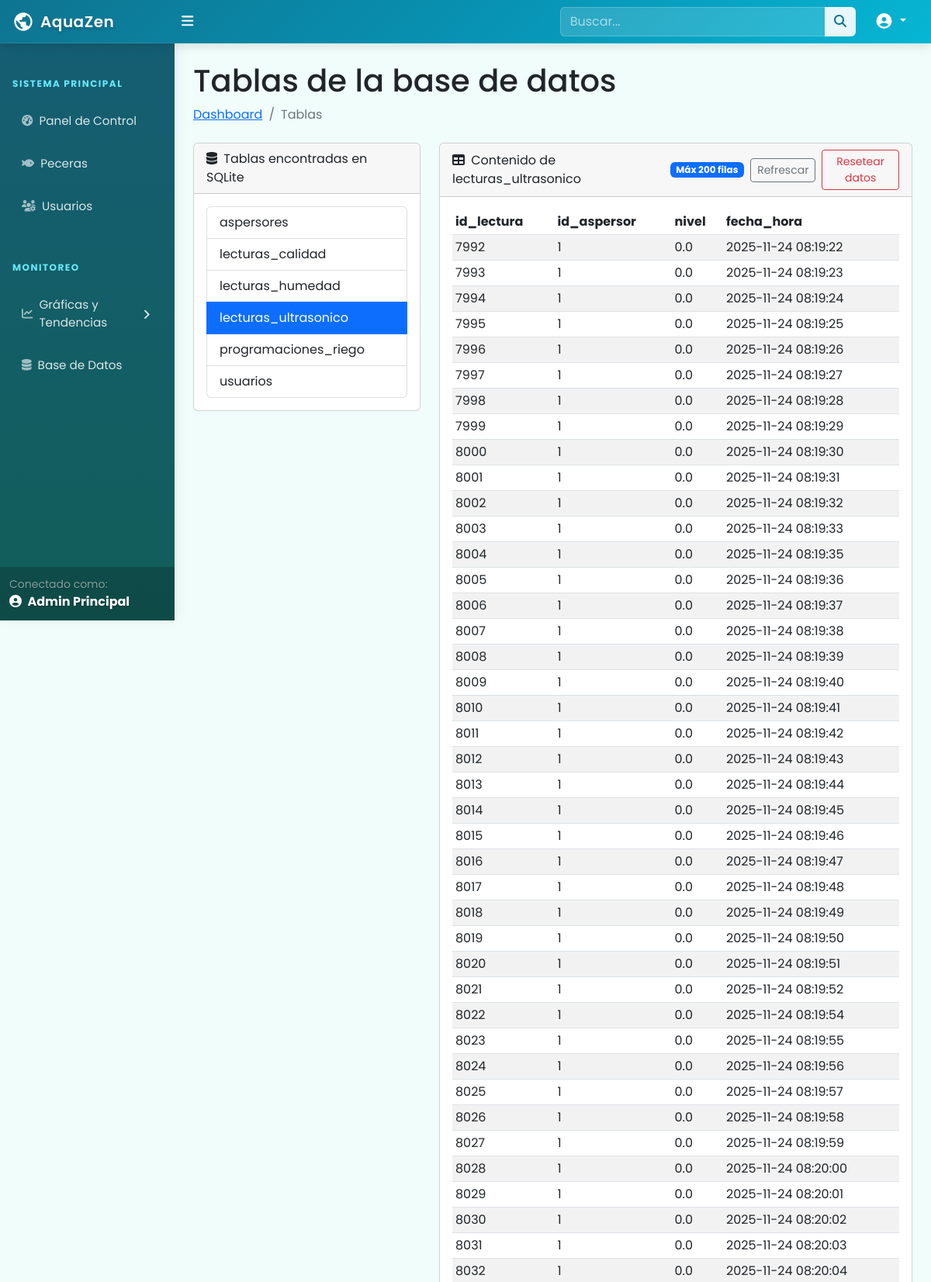
The page /tables?table=lecturas_ultrasonico (signed in, upper part) on the database its author committed.
### tables this page shows
CREATE TABLE lecturas_ultrasonico (
                id_lectura INTEGER PRIMARY KEY AUTOINCREMENT,
                id_aspersor INTEGER NOT NULL,
                nivel REAL,
                fecha_hora DATETIME DEFAULT CURRENT_TIMESTAMP,
                FOREIGN KEY (id_aspersor) REFERENCES aspersores(id_aspersor) ON DELETE CASCADE
            );

### app.py (the view)
@app.route('/tables')
def tables():
    if 'id_usuario' not in session or session.get('tipo_usuario') != 'admin':
        flash('Acceso restringido a administradores.', 'error')
        return redirect(url_for('dashboard'))
    connection = get_db_connection()
    tablas = []
    selected_table = request.args.get('table')
    columnas = []
    filas = []
    if connection:
        cursor = connection.cursor()
        cursor.execute("""
            SELECT name
            FROM sqlite_master
            WHERE type='table' AND name NOT LIKE 'sqlite_%'
            ORDER BY name
        """)
        tablas = [row['name'] for row in cursor.fetchall()]
        if selected_table in tablas:
            try:
                cursor.execute(f"PRAGMA table_info({selected_table})")
                columnas = [row['name'] for row in cursor.fetchall()]
                cursor.execute(f"SELECT * FROM {selected_table} LIMIT 200")
                filas = cursor.fetchall()
            except Exception as e:
                print(f"Error al consultar tabla {selected_table}: {e}")
        cursor.close()
        connection.close()
    return render_template('tables.html',
                           tablas=tablas,
                           selected_table=selected_table if selected_table in tablas else None,
                           columnas=columnas,
                           filas=filas)

### app.py (called while the page is built)
@app.context_processor
def inject_user_context():
    return {
        'tipo_usuario': session.get('tipo_usuario'),
        'nombre_usuario': session.get('nombre_usuario'),
        'camera_default_url': CAMERA_DEFAULT_URL
    }

def get_db_connection():
    try:
        connection = sqlite3.connect(DATABASE)
        connection.row_factory = sqlite3.Row  # Para acceder a columnas por nombre
        return connection
    except Exception as e:
        print(f"Error al conectar a la base de datos: {e}")
        return None

### templates/tables.html (shortened to what this page needs)
{% extends "base2.html" %}
{% block content %}
<div class="container-fluid px-4">
    <h1 class="mt-4">Tablas de la base de datos</h1>
    <ol class="breadcrumb mb-4">
        <li class="breadcrumb-item"><a href="{{ url_for('index') }}">Dashboard</a></li>
        <li class="breadcrumb-item active">Tablas</li>
    </ol>
    <div class="row">
        <div class="col-lg-4">
            <div class="card mb-4">
                <div class="card-header">
                    <i class="fas fa-database me-1"></i>
                    Tablas encontradas en SQLite
                </div>
                <div class="card-body">
                    {% if tablas %}
                    <div class="list-group">
                        {% for t in tablas %}
                        <a class="list-group-item list-group-item-action {% if selected_table == t %}active{% endif %}"
                           href="{{ url_for('tables', table=t) }}">
                            {{ t }}
                        </a>
                        {% endfor %}
                    </div>
                    {% else %}
                    <p class="mb-0">No se encontraron tablas.</p>
                    {% endif %}
                </div>
            </div>
        </div>
        <div class="col-lg-8">
            <div class="card mb-4">
                <div class="card-header d-flex justify-content-between align-items-center">
                    <span>
                        <i class="fas fa-table me-1"></i>
                        {% if selected_table %}Contenido de {{ selected_table }}{% else %}Selecciona una tabla{% endif %}
                    </span>
                    {% if selected_table %}
                    <div class="d-flex align-items-center gap-2">
                        <span class="badge bg-primary">Máx 200 filas</span>
                        <a class="btn btn-sm btn-outline-secondary" href="{{ url_for('tables', table=selected_table) }}">Refrescar</a>
                        {% if selected_table in ['datos_sensores','lecturas_humedad','lecturas_ultrasonico','lecturas_calidad'] %}
                        <form method="post" action="
                            {% if selected_table == 'datos_sensores' %}
                                {{ url_for('reset_datos_sensores') }}
                            {% else %}
                                {{ url_for('reset_lecturas', sensor_table=selected_table) }}
                            {% endif %}
                        " onsubmit="return confirm('¿Eliminar todos los registros de {{ selected_table }}?');">
                            <button type="submit" class="btn btn-sm btn-outline-danger">Resetear datos</button>
                        </form>
                        {% endif %}
                    </div>
                    {% endif %}
                </div>
                <div class="card-body">
                    {% if selected_table %}
                        {% if filas %}
                        <div class="table-responsive">
                            <table class="table table-striped table-sm align-middle">
                                <thead>
                                    <tr>
                                        {% for col in columnas %}
                                        <th>{{ col }}</th>
                                        {% endfor %}
                                    </tr>
                                </thead>
                                <tbody>
                                    {% for row in filas %}
                                    <tr>
                                        {% for col in columnas %}
                                        <td>{{ row[col] }}</td>
                                        {% endfor %}
                                    </tr>
                                    {% endfor %}
                                </tbody>
                            </table>
                        </div>
                        {% else %}
                        <p class="mb-0">La tabla está vacía.</p>
                        {% endif %}
                    {% else %}
                        <p class="mb-0">Selecciona una tabla de la lista para ver sus registros.</p>
                    {% endif %}
                </div>
            </div>
        </div>
    </div>
</div>
{% endblock %}

### static/css/aquazen-theme.css (style rules this page uses)
:root { --ocean-deep: #0c4a6e; --ocean-primary: #0e7490; --ocean-secondary: #0891b2; --ocean-light: #06b6d4; --ocean-bright: #67e8f9; --ocean-mist: #cffafe; --ocean-foam: #f0fdfa; --ocean-success: #10b981; --ocean-warning: #fbbf24; --ocean-danger: #ef4444; --ocean-text-dark: #164e63; --ocean-text-light: #0891b2; }

### templates/base2.html (style rules this page uses)
body { font-family: 'Poppins', sans-serif; background-color: #f0fdfa; }

### rows shown on the page
lecturas_ultrasonico: id_lectura "7992" "1" "0.0" "2025-11-24 08:19:22"
lecturas_ultrasonico: id_lectura "7993" "1" "0.0" "2025-11-24 08:19:23"
lecturas_ultrasonico: id_lectura "7994" "1" "0.0" "2025-11-24 08:19:24"
lecturas_ultrasonico: id_lectura "7995" "1" "0.0" "2025-11-24 08:19:25"
lecturas_ultrasonico: id_lectura "7996" "1" "0.0" "2025-11-24 08:19:26"
lecturas_ultrasonico: id_lectura "7997" "1" "0.0" "2025-11-24 08:19:27"
lecturas_ultrasonico: id_lectura "7998" "1" "0.0" "2025-11-24 08:19:28"
lecturas_ultrasonico: id_lectura "7999" "1" "0.0" "2025-11-24 08:19:29"
lecturas_ultrasonico: id_lectura "8000" "1" "0.0" "2025-11-24 08:19:30"
lecturas_ultrasonico: id_lectura "8001" "1" "0.0" "2025-11-24 08:19:31"
lecturas_ultrasonico: id_lectura "8002" "1" "0.0" "2025-11-24 08:19:32"
lecturas_ultrasonico: id_lectura "8003" "1" "0.0" "2025-11-24 08:19:33"
lecturas_ultrasonico: id_lectura "8004" "1" "0.0" "2025-11-24 08:19:35"
lecturas_ultrasonico: id_lectura "8005" "1" "0.0" "2025-11-24 08:19:36"
lecturas_ultrasonico: id_lectura "8006" "1" "0.0" "2025-11-24 08:19:37"
lecturas_ultrasonico: id_lectura "8007" "1" "0.0" "2025-11-24 08:19:38"
lecturas_ultrasonico: id_lectura "8008" "1" "0.0" "2025-11-24 08:19:39"
lecturas_ultrasonico: id_lectura "8009" "1" "0.0" "2025-11-24 08:19:40"
lecturas_ultrasonico: id_lectura "8010" "1" "0.0" "2025-11-24 08:19:41"
lecturas_ultrasonico: id_lectura "8011" "1" "0.0" "2025-11-24 08:19:42"
lecturas_ultrasonico: id_lectura "8012" "1" "0.0" "2025-11-24 08:19:43"
lecturas_ultrasonico: id_lectura "8013" "1" "0.0" "2025-11-24 08:19:44"
lecturas_ultrasonico: id_lectura "8014" "1" "0.0" "2025-11-24 08:19:45"
lecturas_ultrasonico: id_lectura "8015" "1" "0.0" "2025-11-24 08:19:46"
lecturas_ultrasonico: id_lectura "8016" "1" "0.0" "2025-11-24 08:19:47"
lecturas_ultrasonico: id_lectura "8017" "1" "0.0" "2025-11-24 08:19:48"
lecturas_ultrasonico: id_lectura "8018" "1" "0.0" "2025-11-24 08:19:49"
lecturas_ultrasonico: id_lectura "8019" "1" "0.0" "2025-11-24 08:19:50"
lecturas_ultrasonico: id_lectura "8020" "1" "0.0" "2025-11-24 08:19:51"
lecturas_ultrasonico: id_lectura "8021" "1" "0.0" "2025-11-24 08:19:52"
lecturas_ultrasonico: id_lectura "8022" "1" "0.0" "2025-11-24 08:19:54"
lecturas_ultrasonico: id_lectura "8023" "1" "0.0" "2025-11-24 08:19:55"
lecturas_ultrasonico: id_lectura "8024" "1" "0.0" "2025-11-24 08:19:56"
lecturas_ultrasonico: id_lectura "8025" "1" "0.0" "2025-11-24 08:19:57"
lecturas_ultrasonico: id_lectura "8026" "1" "0.0" "2025-11-24 08:19:58"
lecturas_ultrasonico: id_lectura "8027" "1" "0.0" "2025-11-24 08:19:59"
lecturas_ultrasonico: id_lectura "8028" "1" "0.0" "2025-11-24 08:20:00"
lecturas_ultrasonico: id_lectura "8029" "1" "0.0" "2025-11-24 08:20:01"
lecturas_ultrasonico: id_lectura "8030" "1" "0.0" "2025-11-24 08:20:02"
lecturas_ultrasonico: id_lectura "8031" "1" "0.0" "2025-11-24 08:20:03"
lecturas_ultrasonico: id_lectura "8032" "1" "0.0" "2025-11-24 08:20:04"

### other values the page prints
{{ nombre_usuario }} "Admin Principal"
{{ t }} "aspersores" "lecturas_calidad" "lecturas_humedad" "lecturas_ultrasonico" "programaciones_riego" "usuarios"
{{ selected_table }} "lecturas_ultrasonico"
{{ col }} "id_lectura" "id_aspersor" "nivel" "fecha_hora"
